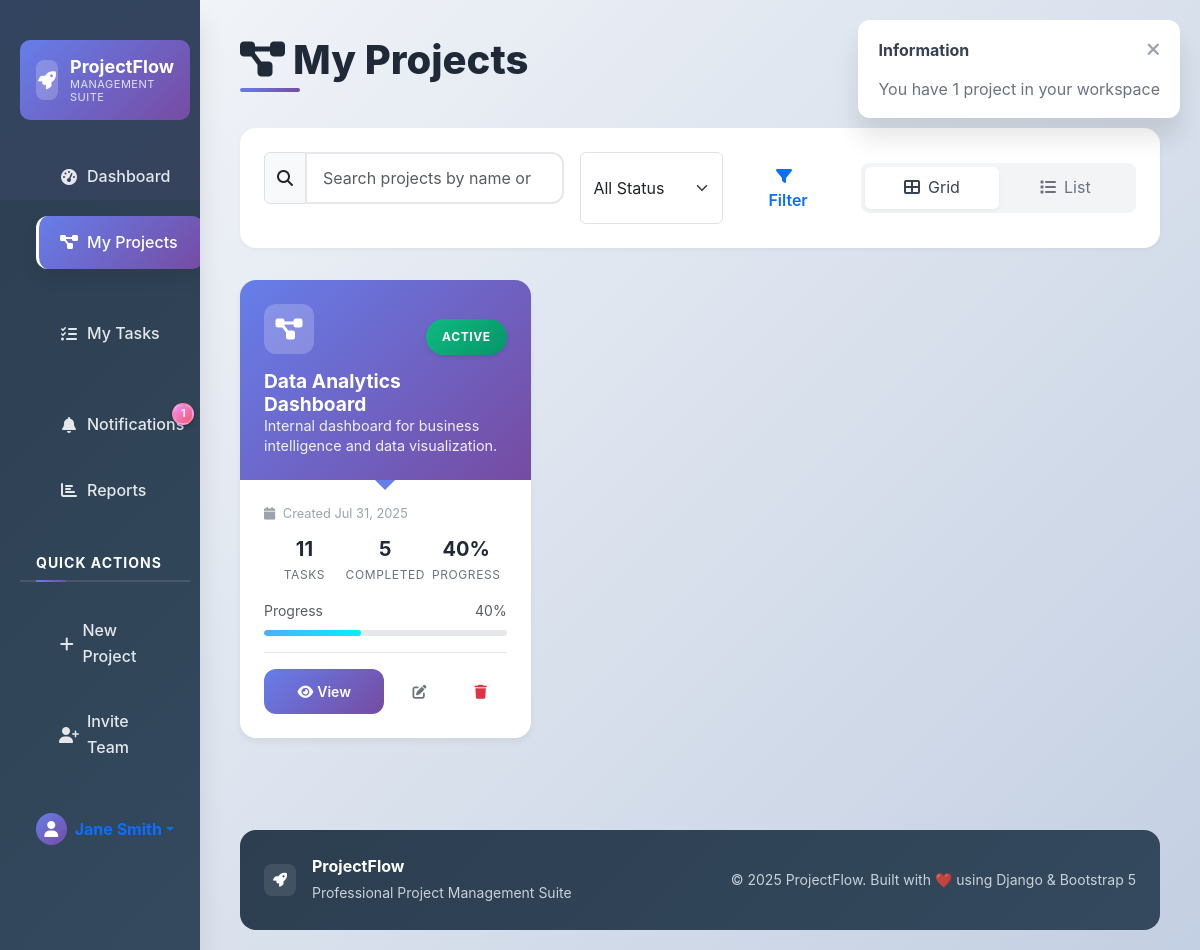
The page /dashboard/projects/ (signed in) on the database its author committed.
### accounts/models.py (models this page shows, shortened)
class User(AbstractUser):
    email = models.EmailField(unique=True)
    avatar = models.ImageField(upload_to='avatars/', null=True, blank=True)
    bio = models.TextField(max_length=500, blank=True)
    phone = models.CharField(max_length=20, blank=True)
    job_title = models.CharField(max_length=100, blank=True)
    company = models.CharField(max_length=100, blank=True)
    timezone = models.CharField(max_length=50, default='UTC')
    is_email_verified = models.BooleanField(default=False)
    created_at = models.DateTimeField(auto_now_add=True)
    updated_at = models.DateTimeField(auto_now=True)
    USERNAME_FIELD = 'username'
    REQUIRED_FIELDS = ['email']
    class Meta:
        db_table = 'auth_user'
    def get_full_name(self):
        return f"{self.first_name} {self.last_name}".strip() or self.username

### projects/models.py (models this page shows, shortened)
class Project(models.Model):
    PRIORITY_CHOICES = [
        ('low', 'Low'),
        ('medium', 'Medium'),
        ('high', 'High'),
        ('critical', 'Critical'),
    ]
    STATUS_CHOICES = [
        ('planning', 'Planning'),
        ('active', 'Active'),
        ('on_hold', 'On Hold'),
        ('completed', 'Completed'),
        ('cancelled', 'Cancelled'),
    ]
    id = models.UUIDField(primary_key=True, default=uuid.uuid4, editable=False)
    name = models.CharField(max_length=200, validators=[MinLengthValidator(3)])
    description = models.TextField(blank=True)
    owner = models.ForeignKey(
        settings.AUTH_USER_MODEL,
        on_delete=models.CASCADE,
        related_name='owned_projects'
    )
    members = models.ManyToManyField(
        settings.AUTH_USER_MODEL,
        through='ProjectMembership',
        related_name='projects'
    )
    status = models.CharField(max_length=20, choices=STATUS_CHOICES, default='planning')
    priority = models.CharField(max_length=20, choices=PRIORITY_CHOICES, default='medium')
    start_date = models.DateField(null=True, blank=True)
    end_date = models.DateField(null=True, blank=True)
    budget = models.DecimalField(max_digits=12, decimal_places=2, null=True, blank=True)
    progress = models.IntegerField(
        default=0,
        validators=[MinValueValidator(0), MaxValueValidator(100)],
        help_text="Manual progress percentage (0-100)"
    )
    color = models.CharField(max_length=7, default='#007bff', help_text="Hex color code")
    is_archived = models.BooleanField(default=False)
    created_at = models.DateTimeField(auto_now_add=True)
    updated_at = models.DateTimeField(auto_now=True)
    class Meta:
        ordering = ['-created_at']
        indexes = [
            models.Index(fields=['status', 'priority']),
            models.Index(fields=['owner', 'created_at']),
        ]
    @property
    def completion_percentage(self):
        total_tasks = self.tasks.count()
        if total_tasks == 0:
            return 0
        completed_tasks = self.tasks.filter(status='completed').count()
        return int((completed_tasks / total_tasks) * 100)
    @property
    def total_members(self):
        return self.members.count()

### projects/views.py (the view)
# urls.py: path('projects/', views.project_list, name='project_list'),
@login_required
def project_list(request):
    projects = Project.objects.filter(
        Q(owner=request.user) | Q(members=request.user)
    ).distinct()
    search = request.GET.get('search')
    if search:
        projects = projects.filter(Q(name__icontains=search) | Q(description__icontains=search))
    status = request.GET.get('status')
    if status:
        projects = projects.filter(status=status)
    projects = projects.order_by('-updated_at')
    if Task:
        for project in projects:
            tasks = Task.objects.filter(project=project)
            stats = get_task_stats(tasks)
            project.total_tasks = stats['total']
            project.completed_tasks = stats['completed']
            project.progress_percentage = int((stats['completed'] / stats['total']) * 100) if stats['total'] > 0 else 0
    else:
        for project in projects:
            project.total_tasks = 0
            project.completed_tasks = 0
            project.progress_percentage = 0
    paginator = Paginator(projects, 12)
    page_number = request.GET.get('page')
    page_obj = paginator.get_page(page_number)
    return render(request, 'projects/project_list.html', {
        'projects': page_obj,
        'page_obj': page_obj,
        'is_paginated': page_obj.has_other_pages(),
    })

### templates/projects/project_list.html (shortened to what this page needs)
{% extends 'base.html' %}
{% block main_content %}
<div class="d-flex justify-content-between flex-wrap flex-md-nowrap align-items-center pt-3 pb-2 mb-3">
    <h1 class="page-title">
        <i class="fas fa-project-diagram me-2"></i>My Projects
    </h1>
    <div class="btn-toolbar mb-2 mb-md-0">
        <div class="btn-group me-2">
            <a href="{% url 'projects:create_project' %}" class="btn btn-primary">
            </a>
        </div>
    </div>
</div>
<div class="search-controls fade-in">
    <div class="row align-items-center">
        <div class="col-lg-8">
            <form method="GET" class="d-flex gap-3">
                <div class="flex-grow-1">
                    <div class="input-group">
                        <span class="input-group-text">
                            <i class="fas fa-search"></i>
                        </span>
                        <input class="form-control" type="search" name="search"
                               placeholder="Search projects by name or description..."
                               value="{{ request.GET.search }}" aria-label="Search">
                    </div>
                </div>
                <select class="form-select" name="status" style="width: 150px;">
                    <option value="">All Status</option>
                </select>
                <button class="btn btn-outline-primary" type="submit">
                    <i class="fas fa-filter me-2"></i>Filter
                </button>
            </form>
        </div>
        <div class="col-lg-4 text-lg-end">
            <div class="view-toggle">
                <button type="button" class="active" id="grid-view" onclick="switchView('grid')">
                    <i class="fas fa-th-large me-2"></i>Grid
                </button>
                <button type="button" id="list-view" onclick="switchView('list')">
                    <i class="fas fa-list me-2"></i>List
                </button>
            </div>
        </div>
    </div>
</div>
<div id="projects-grid" class="row">
    {% for project in projects %}
    <div class="col-lg-4 col-md-6 mb-4">
        <div class="project-card fade-in" style="animation-delay: {{ forloop.counter0|floatformat:1 }}s;">
            <div class="project-header">
                <div class="d-flex align-items-center justify-content-between">
                    <div class="project-icon">
                        <i class="fas fa-project-diagram"></i>
                    </div>
                    <span class="project-status status-{{ project.status }}">
                        {{ project.get_status_display }}
                    </span>
                </div>
                <h3 class="project-title">{{ project.name }}</h3>
                <p class="project-description">{{ project.description|truncatechars:80 }}</p>
            </div>
            <div class="project-body">
                <div class="project-date">
                    <i class="fas fa-calendar me-1"></i>
                    Created {{ project.created_at|date:"M d, Y" }}
                </div>
                <div class="project-stats">
                    <div class="stat-item">
                        <div class="stat-number">{{ project.total_tasks }}</div>
                        <div class="stat-label">Tasks</div>
                    </div>
                    <div class="stat-item">
                        <div class="stat-number">{{ project.completed_tasks }}</div>
                        <div class="stat-label">Completed</div>
                    </div>
                    <div class="stat-item">
                        <div class="stat-number">{{ project.progress }}%</div>
                        <div class="stat-label">Progress</div>
                    </div>
                </div>
                <div class="project-progress">
                    <div class="d-flex justify-content-between align-items-center mb-2">
                        <small class="text-muted">Progress</small>
                        <small class="text-muted">
                            {{ project.progress }}%
                        </small>
                    </div>
                    <div class="project-progress-bar">
                        <div class="project-progress-fill"
                             style="width: {{ project.progress }}%">
                        </div>
                    </div>
                </div>
                <div class="project-meta">
                    <div class="project-actions">
                        <a href="{% url 'projects:project_detail' project.id %}"
                           class="btn btn-sm btn-primary flex-fill">
                            <i class="fas fa-eye me-1"></i>View
                        </a>
                        <a href="{% url 'projects:edit_project' project.id %}"
                           class="btn btn-sm btn-outline-secondary">
                            <i class="fas fa-edit"></i>
                        </a>
                        <button class="btn btn-sm btn-outline-danger"
                                onclick="confirmDelete('{{ project.id }}', '{{ project.name|escapejs }}')">
                            <i class="fas fa-trash"></i>
                        </button>
                    </div>
                </div>
            </div>
        </div>
    </div>
    {% endfor %}
</div>
{% endblock %}

### templates/base.html (shortened to what this page needs)
<!DOCTYPE html>
<html lang="en">
<head>
    <link href="https://cdn.jsdelivr.net/npm/bootstrap@5.3.0/dist/css/bootstrap.min.css" rel="stylesheet">
    <link href="https://cdnjs.cloudflare.com/ajax/libs/font-awesome/6.4.0/css/all.min.css" rel="stylesheet">
</head>
<body>
    <div id="notification-container" class="notification-container"></div>
    {% if user.is_authenticated %}
    <div class="container-fluid">
        <div class="row">
            <nav class="col-md-3 col-lg-2 d-md-block bg-light sidebar collapse">
                <div class="position-sticky" style="padding-top: 20px;">
                    <a href="{% url 'projects:dashboard' %}" class="app-logo" style="margin: 0 0 1.5rem 0;">
                        <div class="logo-icon">
                            <i class="fas fa-rocket"></i>
                        </div>
                        <div class="logo-text">
                            <div class="logo-title">ProjectFlow</div>
                            <div class="logo-subtitle">MANAGEMENT SUITE</div>
                        </div>
                    </a>
                    <ul class="nav flex-column">
                        <li class="nav-item">
                            <a class="nav-link {% if request.resolver_match.url_name == 'dashboard' %}active{% endif %}" href="{% url 'projects:dashboard' %}">
                                <i class="fas fa-tachometer-alt me-2"></i>
                                Dashboard
                            </a>
                        </li>
                        <li class="nav-item">
                            <a class="nav-link {% if request.resolver_match.url_name == 'project_list' %}active{% endif %}" href="{% url 'projects:project_list' %}">
                                <i class="fas fa-project-diagram me-2"></i>
                                My Projects
                            </a>
                        </li>
                        <li class="nav-item">
                            <a class="nav-link {% if request.resolver_match.url_name == 'task_list' %}active{% endif %}" href="{% url 'tasks:task_list' %}">
                                <i class="fas fa-tasks me-2"></i>
                                My Tasks
                            </a>
                        </li>
                        <li class="nav-item">
                            <a class="nav-link position-relative {% if request.resolver_match.url_name == 'notification_list' %}active{% endif %}" href="#" onclick="toggleNotificationPanel()">
                                <i class="fas fa-bell me-2"></i>
                                Notifications
                                {% if unread_notifications_count > 0 %}
                                    <span class="notification-badge">{{ unread_notifications_count }}</span>
                                {% endif %}
                            </a>
                        </li>
                        <li class="nav-item">
                            <a class="nav-link {% if 'reports' in request.path %}active{% endif %}" href="{% url 'reports:dashboard' %}">
                                <i class="fas fa-chart-bar me-2"></i>
                                Reports
                            </a>
                        </li>
                    </ul>
                    <h6 class="sidebar-heading d-flex justify-content-between align-items-center px-3 mt-4 mb-1">
                        <span>Quick Actions</span>
                    </h6>
                    <ul class="nav flex-column mb-2">
                        <li class="nav-item">
                            <a class="nav-link" href="{% url 'projects:create_project' %}">
                                <i class="fas fa-plus me-2"></i>
                                New Project
                            </a>
                        </li>
                        <li class="nav-item">
                            <a class="nav-link" href="#" onclick="showInviteInfo()">
                                <i class="fas fa-user-plus me-2"></i>
                                Invite Team
                            </a>
                        </li>
                    </ul>
                    <hr>
                    <div class="dropdown">
                        <a href="#" class="d-flex align-items-center text-decoration-none dropdown-toggle px-3" id="dropdownUser1" data-bs-toggle="dropdown" aria-expanded="false">
                            <div class="rounded-circle d-flex align-items-center justify-content-center me-2"
                                 style="width: 32px; height: 32px; background: linear-gradient(135deg, #667eea 0%, #764ba2 100%); color: white;">
                                <i class="fas fa-user"></i>
                            </div>
                            <strong>{{ user.get_full_name|default:user.username }}</strong>
                        </a>
                    </div>
                </div>
            </nav>
            <main class="col-md-9 ms-sm-auto col-lg-10">
                <div style="padding: 20px;">
                    {% block main_content %}{% endblock %}
                </div>
                <footer class="footer mt-5 py-4" style="background: var(--dark-gradient); color: white; border-radius: var(--border-radius-lg); margin: 0 20px 20px;">
                    <div class="container-fluid px-4">
                        <div class="row align-items-center">
                            <div class="col-md-6">
                                <div class="d-flex align-items-center">
                                    <div class="logo-icon me-3" style="background: rgba(255, 255, 255, 0.1); border-radius: 8px; width: 32px; height: 32px; display: flex; align-items: center; justify-content: center; font-size: 14px;">
                                        <i class="fas fa-rocket"></i>
                                    </div>
                                    <div>
                                        <div class="fw-bold">ProjectFlow</div>
                                        <small class="opacity-75">Professional Project Management Suite</small>
                                    </div>
                                </div>
                            </div>
                            <div class="col-md-6 text-md-end">
                                <small class="opacity-75">
                                    © 2025 ProjectFlow. Built with ❤️ using Django & Bootstrap 5
                                </small>
                            </div>
                        </div>
                    </div>
                </footer>
            </main>
        </div>
    </div>
    {% else %}
    <div class="container-fluid">
        {% block content %}{% endblock %}
    </div>
    {% endif %}
</body>
</html>

### rows shown on the page
Project: status "ACTIVE", name "Data Analytics Dashboard", description "Internal dashboard for business intelligence and data visualization.", created_at "Jul 31, 2025", total_tasks "11", completed_tasks "5", progress "40"

### other values the page prints
{{ unread_notifications_count }} "1"
{{ user.get_full_name|default:user.username }} "Jane Smith"
